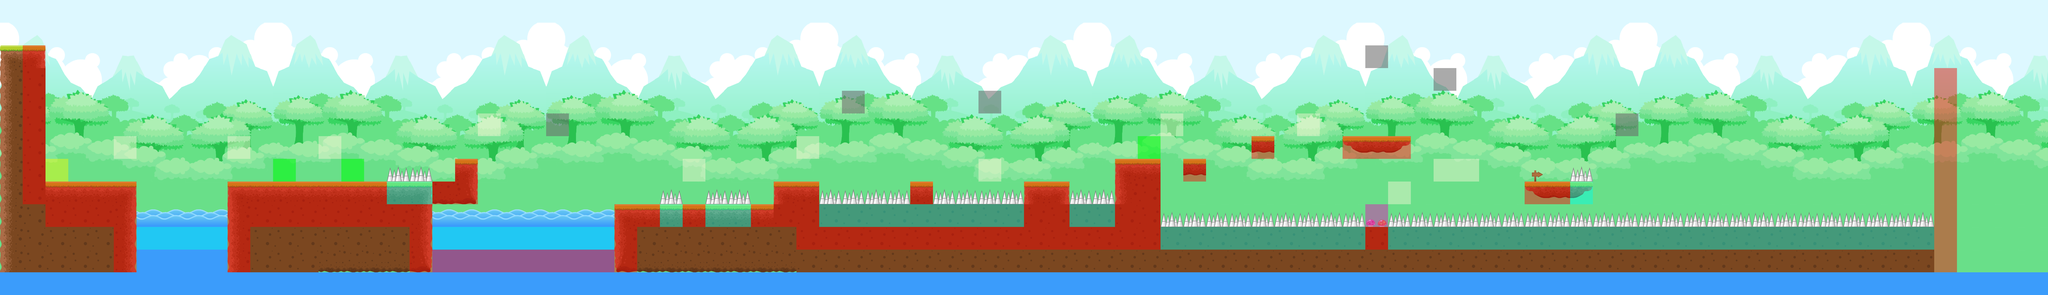

This game map was drawn from its Tiled (.tmx) file and the tilesets committed beside it. A one-line description and the trimmed map source follow:
An orthogonal 90x13 tile map with 128x128 px tiles, 3 tile layers (Background, Map, Colliders), 3 tilesets.

<map version="1.0" orientation="orthogonal" renderorder="right-down" width="90" height="13" tilewidth="128" tileheight="128" nextobjectid="1">
 <tileset firstgid="1" name="Background" tilewidth="128" tileheight="128" tilecount="108" columns="12">
  <image source="Background.png" width="1536" height="1152" />
 </tileset>
 <tileset firstgid="109" name="Map1" tilewidth="128" tileheight="128" tilecount="32" columns="8">
  <image source="Map1.png" width="1024" height="512" />
  <terraintypes>
   <terrain name="Ground" tile="-1" />
  </terraintypes>
  <tile id="0" terrain="0,0,0," />
  <tile id="1" terrain="0,0,," />
  <tile id="2" terrain="0,0,,0" />
  <tile id="8" terrain="0,,0," />
  <tile id="10" terrain=",0,,0" />
  <tile id="16" terrain="0,,0,0" />
  <tile id="17" terrain=",,0,0" />
  <tile id="18" terrain=",0,0,0" />
 </tileset>
 <tileset firstgid="141" name="colliders" tilewidth="128" tileheight="128" tilecount="8" columns="8">
  <image source="colliders.png" width="1024" height="128" />
 </tileset>
 <layer name="Background" width="90" height="13">
  <data>[1170 cells, 1170 non-empty, 97 distinct tile ids]</data>
 </layer>
 <layer name="Map" width="90" height="13">
  <data>[1170 cells, 409 non-empty, 17 distinct tile ids]</data>
 </layer>
 <layer name="Colliders" width="90" height="13">
  <properties>
   <property name="colliders" type="int" value="1" />
  </properties>
  <data>[1170 cells, 187 non-empty, 7 distinct tile ids]</data>
 </layer>
</map>
